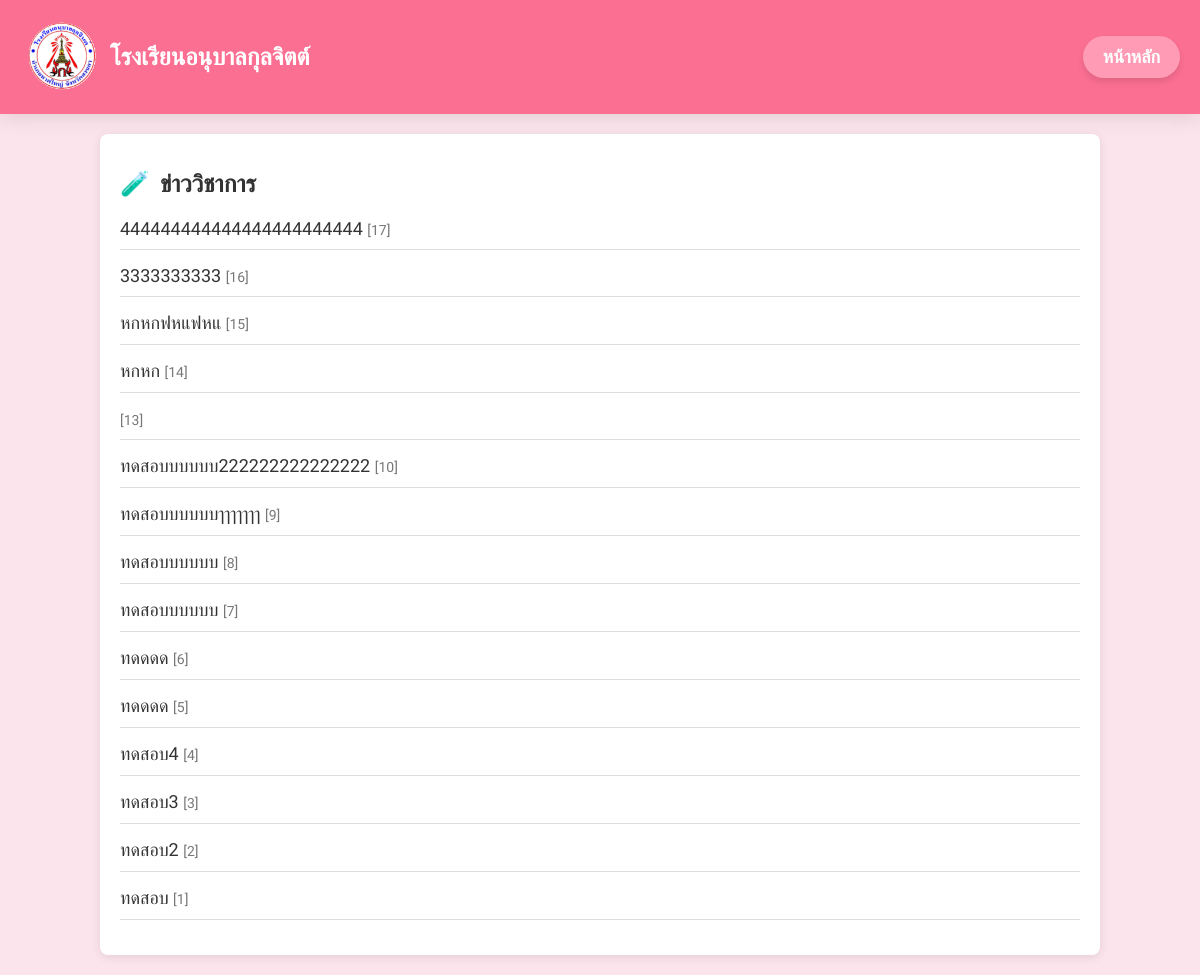
Screenshot of /P2/HOME/manage/academic.php with the database file from the repository.
### tables this page shows
CREATE TABLE `articles` (
  `id` int(11) NOT NULL,
  `title` varchar(255) NOT NULL,
  `description` text DEFAULT NULL,
  `author_id` int(11) DEFAULT NULL,
  `category_id` int(11) DEFAULT NULL,
  `created_at` timestamp NOT NULL DEFAULT current_timestamp()
);

### P2/HOME/manage/academic.php (the view, shortened to what this page needs)
<?php
require_once '../db.php';
$sql = "SELECT * FROM articles WHERE category_id = 1 ORDER BY id DESC";
$result = $conn->query($sql);
?>
<!DOCTYPE html>
<html lang="th">
<head>
    <link rel="stylesheet" href="css/news.css">
</head>
<body>
<div class="header">
    <div class="header-content">
        <img src="logo.png" alt="Logo" class="logo">
        <div class="school-name">โรงเรียนอนุบาลกุลจิตต์</div>
    </div>
    <div class="nav-links">
         <a href="/P2/HOME/manage/page.php">หน้าหลัก</a>
    </div>
</div>
    <div class="container">
        <h1>ข่าววิชาการ</h1>
        <div class="news-list">
            <ul>
                <?php while ($news = $result->fetch_assoc()): ?>
                    <li>
                        <a class="news-title" href="news_detail.php?id=<?= $news['id']; ?>">
                            <?= htmlspecialchars($news['title']); ?>
                        </a>
                        <span class="news-detail">[<?= $news['id']; ?>]</span>
                    </li>
                <?php endwhile; ?>
            </ul>
        </div>
    </div>
</body>
</html>

### P2/HOME/manage/css/news.css (style rules this page uses)
body { font-family: 'Sarabun', sans-serif; background-color: #FCE4EC; margin: 0; padding: 0; }
.header { background-color: #FB6F92; color: white; padding: 20px; font-size: 24px; font-weight: 600; box-shadow: 0 4px 19px rgba(0, 0, 0, 0.1); position: relative; display: flex; align-items: center; justify-content: space-between; }
.header-content { display: flex; align-items: center; justify-content: flex-start; }
.logo { width: 80px; height: auto; margin-right: 10px; }
.school-name { font-size: 24px; font-weight: bold; }
.nav-links { margin-left: auto; display: flex; justify-content: flex-end; gap: 20px; }
.nav-links a { color: white; text-decoration: none; background-color: #FF9BB4; padding: 10px 20px; font-size: 18px; border-radius: 30px; transition: background-color 0.3s ease, transform 0.3s ease; box-shadow: 0 4px 6px rgba(0, 0, 0, 0.1); }
.container { width: 80%; margin: 20px auto; background-color: white; border-radius: 8px; padding: 20px; box-shadow: 0 2px 10px rgba(0, 0, 0, 0.1); }
h1 { font-size: 24px; color: #333; margin-bottom: 20px; }
h1::before { content: "🧪"; margin-right: 10px; }
.news-list { overflow-y: auto; }
.news-list ul { list-style-type: none; padding: 0; margin: 0; }
.news-list li { margin-bottom: 15px; padding-bottom: 10px; border-bottom: 1px solid #ddd; }
.news-title { font-size: 18px; color: #333; text-decoration: none; }
.news-detail { font-size: 14px; color: #777; }

### rows the page displays
articles: title "444444444444444444444444", id "17"
articles: title "3333333333", id "16"
articles: title "หกหกฟหแฟหแ", id "15"
articles: title "หกหก", id "14"
articles: id "13"
articles: title "ทดสอบบบบบบ222222222222222", id "10"
articles: title "ทดสอบบบบบบๅๅๅๅๅๅๅ", id "9"
articles: title "ทดสอบบบบบบ", id "8"
articles: title "ทดสอบบบบบบ", id "7"
articles: title "ทดดดด", id "6"
articles: title "ทดดดด", id "5"
articles: title "ทดสอบ4", id "4"
articles: title "ทดสอบ3", id "3"
articles: title "ทดสอบ2", id "2"
articles: title "ทดสอบ", id "1"
